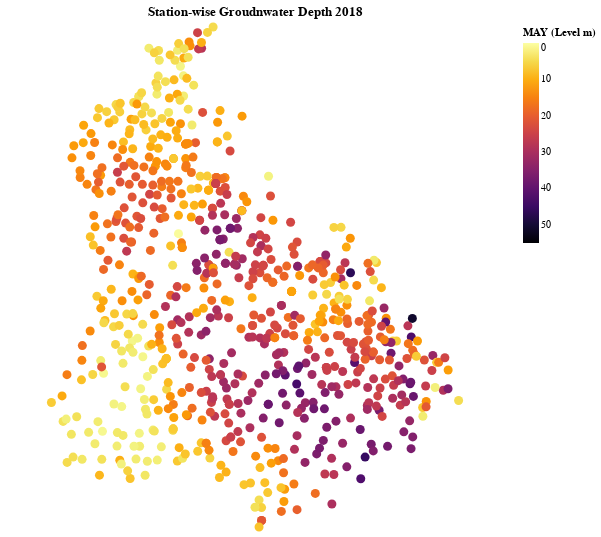

This figure's notebook cell:
### Code cell
map18

### Figure 1 — Vega-Lite specification as saved in the notebook (floating-point values rounded to 4 significant figures; data arrays with more than 128 entries replaced by an {"elided": "..."} marker saying what was removed)
{"config": {"view": {"continuousWidth": 400, "continuousHeight": 300, "strokeWidth": 0}}, "data": {"name": "data-db5c7a3fa9646628011866aa6cc512b4"}, "mark": "geoshape", "encoding": {"color": {"type": "quantitative", "field": "MAY (Level m)", "scale": {"domain": [55, 0], "scheme": "inferno"}, "title": "MAY (Level m)"}, "tooltip": [{"type": "quantitative", "field": "MAY (Level m)"}, {"type": "nominal", "field": "STATE"}, {"type": "nominal", "field": "DISTRICT"}, {"type": "nominal", "field": "STATION"}, {"type": "quantitative", "field": "YEAR"}]}, "height": 500, "title": "Station-wise Groudnwater Depth 2018", "width": 500, "$schema": "https://vega.github.io/schema/vega-lite/v4.8.1.json", "datasets": {"data-db5c7a3fa9646628011866aa6cc512b4": {"elided": "2237 records"}}}
